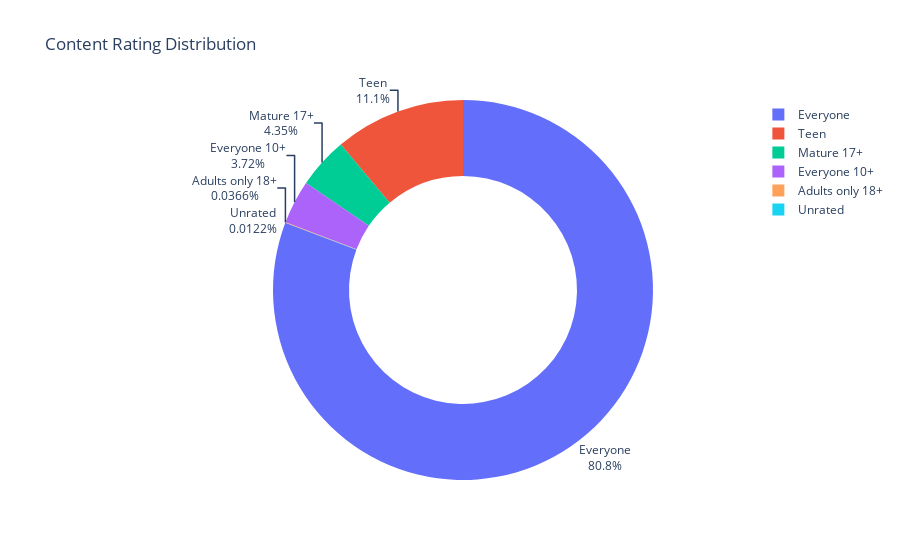

Notebook code for this chart:
### Code cell
fig = px.pie(labels=ratings.index,
values=ratings.values,
title="Content Rating Distribution",
names=ratings.index,
hole=0.6)
fig.update_traces(textposition='outside', textinfo='percent+label')
 
fig.show()

### Figure 1 — Plotly figure (JSON) as saved in the notebook; plotly's stock layout.template omitted (floating-point values rounded to 4 significant figures)
{"data": [{"domain": {"x": [0, 1], "y": [0, 1]}, "hole": 0.6, "hovertemplate": "label=%{label}<br>value=%{value}<extra></extra>", "labels": ["Everyone", "Teen", "Mature 17+", "Everyone 10+", "Adults only 18+", "Unrated"], "legendgroup": "", "name": "", "showlegend": true, "textinfo": "percent+label", "textposition": "outside", "type": "pie", "values": [6621, 912, 357, 305, 3, 1]}], "layout": {"legend": {"tracegroupgap": 0}, "title": {"text": "Content Rating Distribution"}}}
